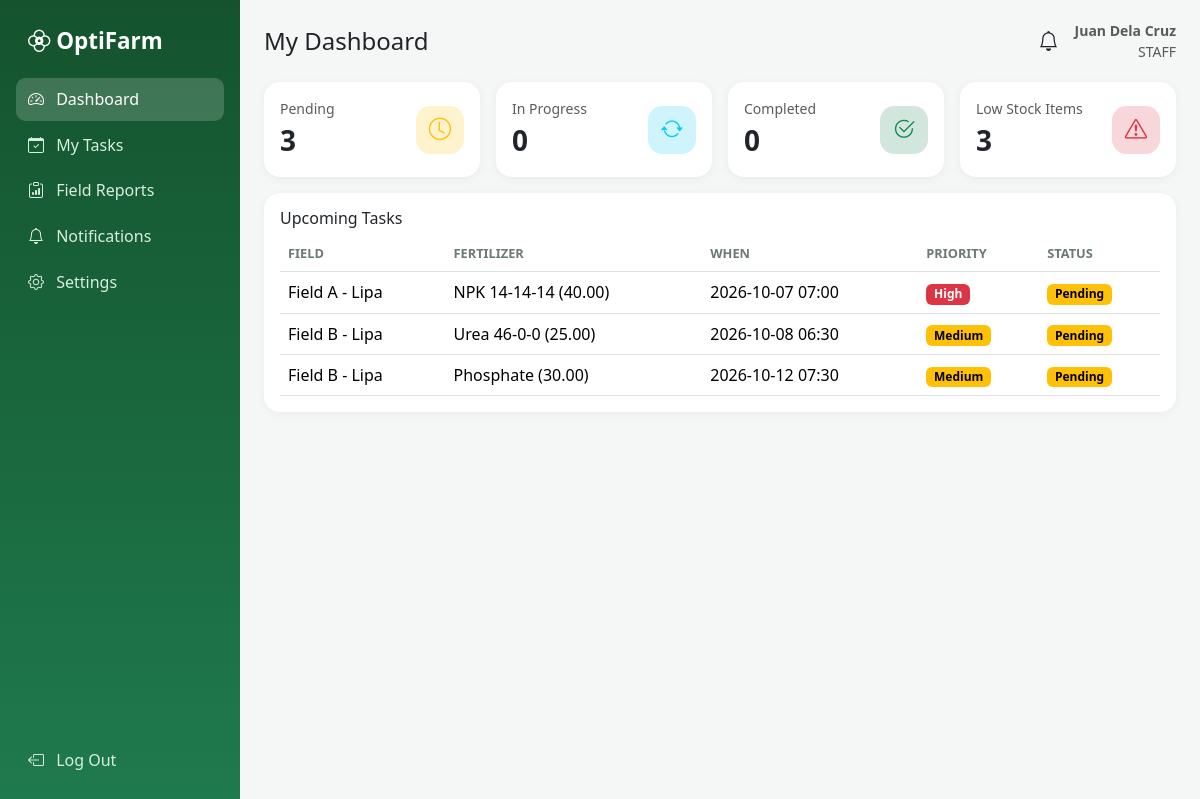
Screenshot of /staff/dashboard.php (signed in) with the database file from the repository.
### tables this page shows
CREATE TABLE tasks(id INT AUTO_INCREMENT PRIMARY KEY,field_id INT,fertilizer VARCHAR(80),app_date DATE,app_time TIME,assigned_to INT,note TEXT,app_type VARCHAR(40),qty DECIMAL(10,2),repeat_every VARCHAR(20) DEFAULT 'None',priority ENUM('Low','Medium','High') DEFAULT 'Medium',status ENUM('Pending','In Progress','Completed') DEFAULT 'Pending');

CREATE TABLE fields(id INT AUTO_INCREMENT PRIMARY KEY,name VARCHAR(80),crop VARCHAR(60),status ENUM('Active','Maintenance','Inactive') DEFAULT 'Active');

### staff/dashboard.php (the view, shortened to what this page needs)
<?php require __DIR__.'/../inc/auth.php'; require __DIR__.'/../inc/layout.php'; need_role('staff'); $id=$_SESSION['user']['id'];
$next=rows("SELECT t.*,f.name fname FROM tasks t JOIN fields f ON f.id=t.field_id WHERE assigned_to=? AND t.status<>'Completed' ORDER BY t.app_date,t.app_time LIMIT 5",[$id]);
top('My Dashboard'); ?>
<div class="row g-3 mb-3"></div>
<div class="card"><div class="card-body"><h6>Upcoming Tasks</h6><table class="table align-middle mb-0"><thead><tr><th>Field</th><th>Fertilizer</th><th>When</th><th>Priority</th><th>Status</th></tr></thead><tbody>
<?php foreach($next as $t) echo '<tr><td>'.e($t['fname']).'</td><td>'.e($t['fertilizer']).' ('.e($t['qty']).')</td><td>'.e($t['app_date'].' '.substr($t['app_time'],0,5)).'</td><td>'.badge($t['priority']).'</td><td>'.badge($t['status']).'</td></tr>';
if(!$next) echo '<tr><td colspan="5" class="text-muted">No upcoming tasks.</td></tr>';?></tbody></table></div></div>

### config.php (shortened to what this page needs)
<?php
try {
  $pdo = new PDO('mysql:host='.DB_HOST.';dbname='.DB_NAME.';charset=utf8mb4',DB_USER,DB_PASS,
    [PDO::ATTR_ERRMODE=>PDO::ERRMODE_EXCEPTION, PDO::ATTR_DEFAULT_FETCH_MODE=>PDO::FETCH_ASSOC]);
} catch (PDOException $e) { die('Database connection failed. Import database.sql and check config.php'); }
function q($s,$p=[]){ global $pdo; $st=$pdo->prepare($s); $st->execute($p); return $st; }
function rows($s,$p=[]){ return q($s,$p)->fetchAll(); }
function e($v){ return htmlspecialchars((string)$v,ENT_QUOTES,'UTF-8'); }
function badge($s){
  $c=['Good'=>'success','Completed'=>'success','Active'=>'success','Low Stock'=>'warning','In Progress'=>'info','Pending'=>'warning',
      'Expired'=>'danger','Inactive'=>'secondary','High'=>'danger','Medium'=>'warning','Low'=>'secondary'];
  return '<span class="badge text-bg-'.($c[$s]??'secondary').'">'.e($s).'</span>';
}

### assets/style.css (style rules this page uses)
:root { --g:#1f7a4d;--gd:#14532d;--bg:#f4f7f5 }
body { background:var(--bg);font-family:'Segoe UI',system-ui,sans-serif }
.card { border:0;border-radius:1rem;box-shadow:0 2px 10px rgba(0,0,0,.05) }
.table thead th { font-size:.8rem;text-transform:uppercase;color:#6b7a72 }

### rows the page displays
tasks: field.name "Field A - Lipa", fertilizer "NPK 14-14-14", qty "40.00", app_date+app_time "2026-10-07 07:00", priority "High Pending"
tasks: field.name "Field B - Lipa", fertilizer "Urea 46-0-0", qty "25.00", app_date+app_time "2026-10-08 06:30", priority "Medium Pending"
tasks: field.name "Field B - Lipa", fertilizer "Phosphate", qty "30.00", app_date+app_time "2026-10-12 07:30", priority "Medium Pending"

### other values shown
$m[0] "Dashboard"
$m[0] "My Tasks"
$m[0] "Field Reports"
$m[0] "Notifications"
$m[0] "Settings"
$title "My Dashboard"
$u['name'] "Juan Dela Cruz"
$u['role'] "STAFF"
$label "Pending In Progress Completed Low Stock Items"
$value "3 0 0 3"
